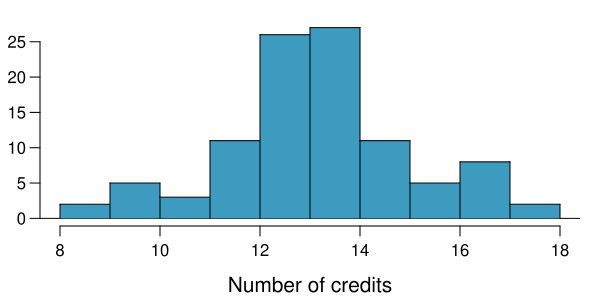

This chart was generated by the following R code:
library(openintro)
data(credits)

oiB = "#3E9BC0"

#

pdf("credits.pdf", height = 3, width = 6)

par(mar=c(3.7,2,1,1), las=1, mgp=c(2.5,0.7,0), mfrow = c(1,1), cex.lab = 1.25)

histPlot(credits[,1], col = oiB, xlab = "Number of credits", ylab = "")

dev.off()
